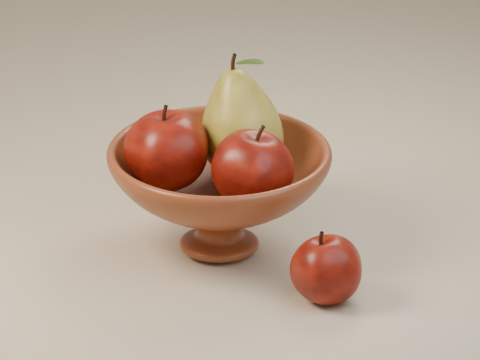
#> input picture examples/fruit-vase/color-render.png, 480 x 360 px
$ python apply_dither.py
#> lines starting #> are read from the running program, lines starting #| are printed output that depends on the picture
#!/usr/bin/env python3
"""Apply the skill's Bayer threshold formula to an actual Blender render.

Requires Pillow 10.1 or newer. No generated-image model is used in this path.
"""

import argparse
from pathlib import Path

from PIL import Image, ImageDraw, ImageFont


def srgb_decode(value):
    value /= 255.0
    return value / 12.92 if value <= 0.04045 else ((value + 0.055) / 1.055) ** 2.4


def srgb_encode(value):
    encoded = 12.92 * value if value <= 0.0031308 else 1.055 * value ** (1.0 / 2.4) - 0.055
    return round(255.0 * min(1.0, max(0.0, encoded)))


def bayer8_rank(x, y):
    """Same 8x8 rank construction as references/mapping-and-shaders.md."""
    rank = 0
    for bit in range(3):
        xb, yb = ((x % 8) >> bit) & 1, ((y % 8) >> bit) & 1
        digit = ((xb ^ yb) << 1) | yb
        rank |= digit << (2 * (2 - bit))
    return rank


def main():
    parser = argparse.ArgumentParser(description=__doc__)
    parser.add_argument('--input', type=Path, default=Path(__file__).with_name('color-render.png'))
    parser.add_argument('--output', type=Path, default=Path(__file__).resolve().parents[2] / 'assets')
    args = parser.parse_args()
    args.output.mkdir(parents=True, exist_ok=True)

    with Image.open(args.input) as source:
#> source is the input picture: PIL image 480x360 RGB; mean R, G, B 186.8, 169.6, 155.2
        if source.mode == 'RGBA' and source.getextrema()[3] != (255, 255):
            raise ValueError('Composite transparent source pixels before quantization.')
        rgb = source.convert('RGB')

    width, height = rgb.size
#> width = 480; height = 360
    decode = [srgb_decode(i) for i in range(256)]
    # Blender writes an sRGB-encoded display render. Decode it before computing
    # Rec.709 luminance. f(Y)=Y: no additional artistic curve or random noise.
    tones = [0.2126 * decode[r] + 0.7152 * decode[g] + 0.0722 * decode[b]
             for r, g, b in rgb.getdata()]
#> tones = 172800 items
    gray = Image.new('L', (width, height))
#> gray: PIL image 480x360 L; every value is 0
    gray.putdata([srgb_encode(v) for v in tones])
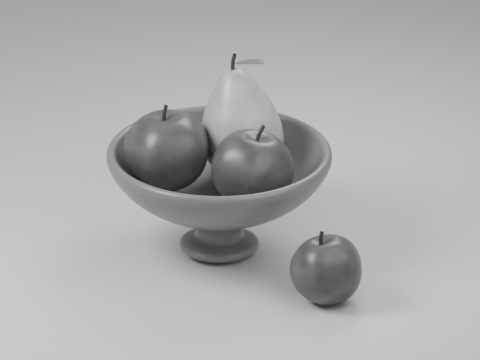
#> gray: PIL image 480x360 L; min 24, max 204, mean 173.3

    bits = [255 if v > (bayer8_rank(i % width, i // width) + 0.5) / 64.0 else 0
            for i, v in enumerate(tones)]
#> bits = 172800 items
    dither = Image.new('L', (width, height))
    dither.putdata(bits)
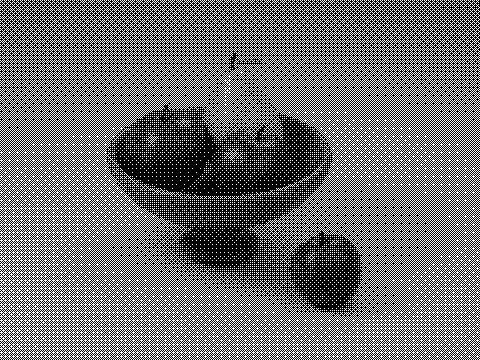
#> dither: PIL image 480x360 L; 43.6% white in thin lines or dots
    gray.save(args.output / 'fruit-vase-grayscale.png')
    dither.save(args.output / 'fruit-vase-bayer8.png')

    # Presentation does not alter the quantized pixels: integer nearest scaling.
    scale, margin, header = 2, 24, 64
    panel = (width * scale, height * scale)
#> panel = (960, 720)
    comparison = Image.new('RGB', (panel[0] * 2 + margin * 3, panel[1] + header + margin), 'white')
#> comparison: PIL image 1992x808 RGB; every value is 255
    comparison.paste(gray.resize(panel, Image.Resampling.NEAREST).convert('RGB'), (margin, header))
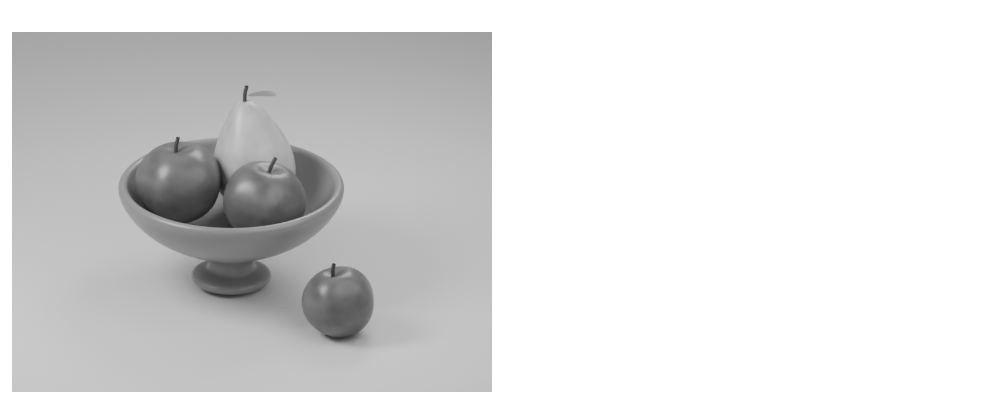
#> comparison: PIL image 1992x808 RGB (shown at 1/2 size); min 24, max 255, mean 219.9
    comparison.paste(dither.resize(panel, Image.Resampling.NEAREST).convert('RGB'), (panel[0] + margin * 2, header))
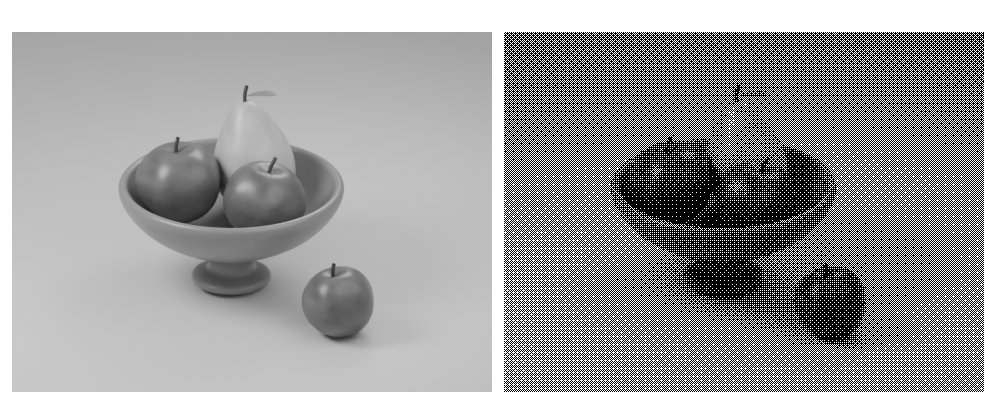
#> comparison: PIL image 1992x808 RGB (shown at 1/2 size); min 0, max 255, mean 158.1
    draw = ImageDraw.Draw(comparison)
    font = ImageFont.load_default(size=24)
    draw.text((margin, 25), '3D RENDER / GRAYSCALE', fill='black', font=font)
    draw.text((panel[0] + margin * 2, 25), '8 x 8 BAYER / ONE BIT', fill='black', font=font)
    comparison.save(args.output / 'fruit-vase-dithering-example.png')
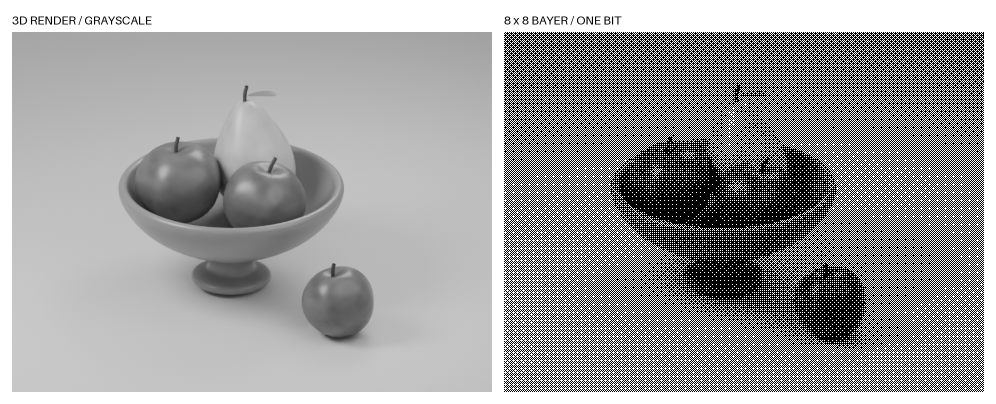
#> saved as fruit-vase-dithering-example.png: PIL image 1992x808 RGB (shown at 1/2 size); min 0, max 255, mean 157.8

    print(f'Processed actual render: {args.input} ({width}x{height})')
#| Processed actual render: examples/fruit-vase/color-render.png (480x360)
    print('Pipeline: sRGB decode -> linear Rec.709 luminance -> Bayer threshold -> 0/255')
    print(f'Output values: {sorted(set(bits))}; nearest presentation: {scale}x')
#| Output values: [0, 255]; nearest presentation: 2x
    print(f'Images saved in {args.output}')


if __name__ == '__main__':
    main()
